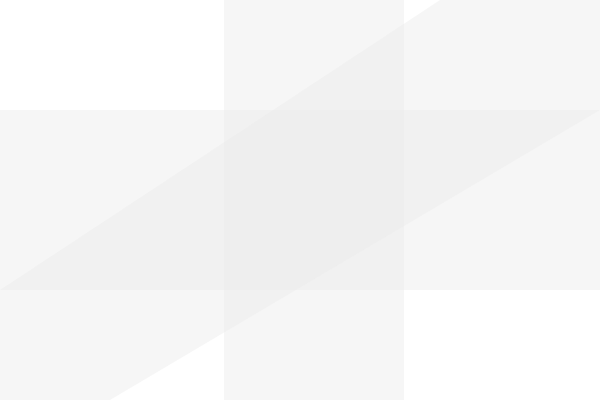
Frame 1 (no input)
Frame 60 (no input): identical to frame 1, image omitted
Frame 120 (the mouse pressed at the canvas centre since frame 60): identical to frame 1, image omitted

The p5.js sketch that drew this single still picture (run headless with seeded random() and noise() and a simulated clock; from frame 60 on, the mouse is pressed at the canvas centre):

// p5.js sketch
// ── sketch.js
function setup() {
  //put setup code here
  createCanvas(600, 400);
}

function draw() {
  // put drawing code here
  background(255, 255, 255);
  fill(232, 232, 232, 100);
  noStroke();
  rect(224, 0, 180, 400);
  rect(0, 110, 600, 180);
  beginShape();
  vertex(0, 290);
  vertex(440, 0);
  vertex(600, 0);
  vertex(600, 110);
  vertex(110, 400);
  vertex(0, 400);
  endShape(CLOSE);
}
